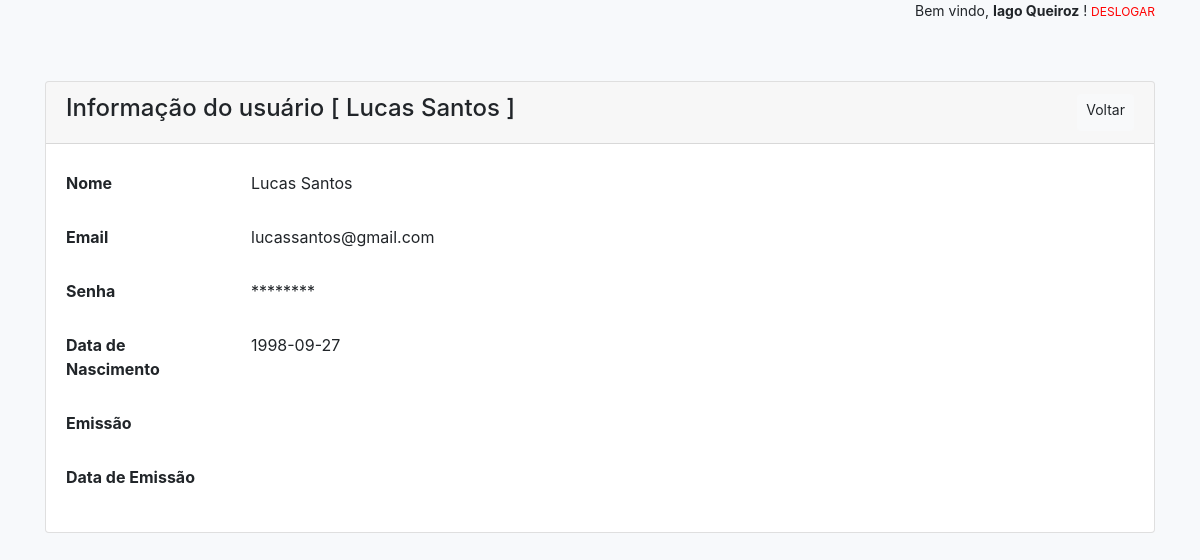
The page /users/show/7 (signed in) on the database its author committed.
### tables this page shows
CREATE TABLE IF NOT EXISTS `users` (
  `id` int(10) UNSIGNED NOT NULL AUTO_INCREMENT,
  `nome` varchar(70) NOT NULL,
  `email` varchar(120) NOT NULL,
  `senha` varchar(120) NOT NULL,
  `data_nascimento` date DEFAULT NULL,
  `emissao` int(11) DEFAULT NULL,
  `data_emissao` date DEFAULT NULL,
  PRIMARY KEY (`id`)
);

### app/Controllers/UsersController.php (called while the page is built, shortened)
<?php
class UsersController
{
    public function show($id)
    {
        $id    = filter_var($id, FILTER_VALIDATE_INT);
        $model = new UserModel;
        $user = $model->find($id);
        require_once APP . 'Views/_partials/header.php';
        require_once APP . 'Views/users/show.php';
        require_once APP . 'Views/_partials/footer.php';
    }
}

### public/index.php (called while the page is built, shortened)
<?php
$app = new Application();

### app/Core/Model.php (called while the page is built, shortened)
<?php
class Model
{
    protected $db;
    private function setConnection()
    {
        try {
            $options = array(
                PDO::ATTR_DEFAULT_FETCH_MODE => PDO::FETCH_OBJ,
                PDO::ATTR_ERRMODE            => PDO::ERRMODE_EXCEPTION,
                PDO::MYSQL_ATTR_INIT_COMMAND => 'SET NAMES utf8',
            );
            $this->db = new PDO('mysql:host=' . DB_HOST . ';dbname=' . DB_NAME . ';charset=utf8', DB_USER, DB_PASS, $options);
        } catch (PDOException $e) {
            exit("The application cannot connect to the database");
        }
    }
    public function find($id)
    {
        $sql    = "SELECT * FROM {$this->table} WHERE id = :id LIMIT 1";
        $query  = $this->db->prepare($sql);
        $params = [':id' => $id];
        $query->execute($params);
        return ($query->rowCount() ? $query->fetch() : false);
    }
}

### app/Views/users/show.php (the view)
<section class="container user-info">
    <div class="card">
        <div class="card-header d-flex justify-content-between aligm-items-center">
            <h4>Informação do usuário [ <?=$user->nome?> ]</h4>
            <a href="<?=URL?>users" class="btn btn-sm btn-light float-right">Voltar</a>
        </div>
        <div class="card-body">
            <form>
                <div class="form-group row">
                    <label for="staticNome" class="col-2 col-form-label"><strong>Nome</strong></label>
                    <div class="col-10">
                        <input type="text" class="form-control-plaintext" readonly id="staticNome" value="<?=$user->nome?>">
                    </div>
                </div>
                <div class="form-group row">
                    <label for="staticEmail" class="col-2 col-form-label"><strong>Email</strong></label>
                    <div class="col-10">
                        <input type="text" class="form-control-plaintext" readonly id="staticEmail" value="<?=$user->email?>">
                    </div>
                </div>
                <div class="form-group row">
                    <label for="staticSenha" class="col-2 col-form-label"><strong>Senha</strong></label>
                    <div class="col-10">
                        <input type="text" class="form-control-plaintext" readonly id="staticSenha" value="********">
                    </div>
                </div>
                <div class="form-group row">
                    <label for="staticNascimento" class="col-2 col-form-label"><strong>Data de Nascimento</strong></label>
                    <div class="col-10">
                        <input type="text" class="form-control-plaintext" readonly id="staticNascimento" value="<?=$user->data_nascimento?>">
                    </div>
                </div>
                <div class="form-group row">
                    <label for="staticEmissao" class="col-2 col-form-label"><strong>Emissão</strong></label>
                    <div class="col-10">
                        <input type="text" class="form-control-plaintext" readonly id="staticEmissao" value="<?=$user->emissao?>">
                    </div>
                </div>
                <div class="form-group row">
                    <label for="staticDataEmissao" class="col-2 col-form-label"><strong>Data de Emissão</strong></label>
                    <div class="col-10">
                        <input type="text" class="form-control-plaintext" readonly id="staticDataEmissao" value="<?=$user->data_emissao?>">
                    </div>
                </div>
            </form>
        </div>
    </div>
</section>

### public/css/app.css (style rules this page uses)
html,body { height: 100%; background-color: #f7f9fb; }
.users-list, .user-info { margin-top: 60px; }

### rows shown on the page
users: nome "Lucas Santos", email "lucassantos@gmail.com", data_nascimento "1998-09-27"

### other values the page prints
$_SESSION['user_info']['name'] "Iago Queiroz"
